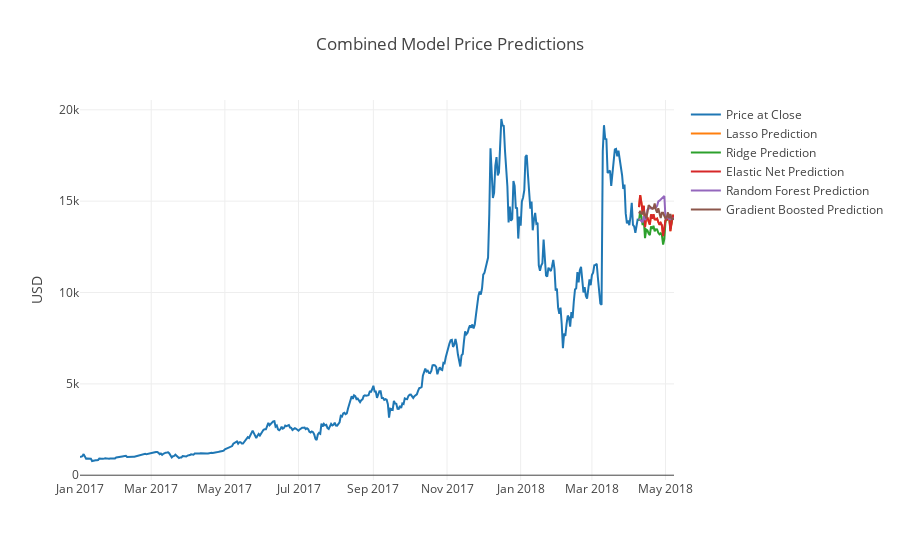

Notebook code for this chart:
### Markdown cell above
**The Price Predictions all look fairly similar. Let's combine the predictions to get a better look.**

### Code cell
model = fitted_models['lasso']
model.fit(A_train, B_train)
prediction = model.predict(A_btc_predict)

final = pd.concat([btc_cur, btc_predict])
final = final.groupby('date').sum()

day_one_forecast = btc_cur.iloc[-1].date + dt.timedelta(days=1)
date = pd.date_range(day_one_forecast, periods=30, freq='D')
predictions = pd.DataFrame(prediction, columns=['prediction'], index=date)
final = final.append(predictions)
final.index.names = ['date']
final = final.reset_index()

final['prediction'] = final['prediction'] + (final['close'].iloc[-31] - final['prediction'].iloc[-1])


model1 = fitted_models['ridge']
model1.fit(A_train, B_train)
prediction1 = model1.predict(A_btc_predict)

final1 = pd.concat([btc_cur, btc_predict])
final1 = final1.groupby('date').sum()

day_one_forecast1 = btc_cur.iloc[-1].date + dt.timedelta(days=1)
date1 = pd.date_range(day_one_forecast1, periods=30, freq='D')
predictions1 = pd.DataFrame(prediction1, columns=['prediction'], index=date1)
final1 = final1.append(predictions1)
final1.index.names = ['date']
final1 = final1.reset_index()

final1['prediction'] = final1['prediction'] + (final1['close'].iloc[-31] - final1['prediction'].iloc[-1])

model2 = fitted_models['enet']
model2.fit(A_train, B_train)
prediction2 = model2.predict(A_btc_predict)

final2 = pd.concat([btc_cur, btc_predict])
final2 = final2.groupby('date').sum()

day_one_forecast2 = btc_cur.iloc[-1].date + dt.timedelta(days=1)
date2 = pd.date_range(day_one_forecast2, periods=30, freq='D')
predictions2 = pd.DataFrame(prediction2, columns=['prediction'], index=date2)
final2 = final2.append(predictions2)
final2.index.names = ['date']
final2 = final2.reset_index()

final2['prediction'] = final2['prediction'] + (final2['close'].iloc[-31] - final2['prediction'].iloc[-1])

model3 = fitted_models['rf']
model3.fit(A_train, B_train)
prediction3 = model3.predict(A_btc_predict)

final3 = pd.concat([btc_cur, btc_predict])
final3 = final3.groupby('date').sum()

day_one_forecast3 = btc_cur.iloc[-1].date + dt.timedelta(days=1)
date3 = pd.date_range(day_one_forecast3, periods=30, freq='D')
predictions3 = pd.DataFrame(prediction3, columns=['prediction'], index=date3)
final3 = final3.append(predictions3)
final3.index.names = ['date']
final3 = final3.reset_index()

final3['prediction'] = final3['prediction'] + (final3['close'].iloc[-31] - final3['prediction'].iloc[-1])

model4 = fitted_models['gb']
model4.fit(A_train, B_train)
prediction4 = model4.predict(A_btc_predict)

final4 = pd.concat([btc_cur, btc_predict])
final4 = final4.groupby('date').sum()

day_one_forecast4 = btc_cur.iloc[-1].date + dt.timedelta(days=1)
date4 = pd.date_range(day_one_forecast4, periods=30, freq='D')
predictions4 = pd.DataFrame(prediction4, columns=['prediction'], index=date4)
final4 = final4.append(predictions4)
final4.index.names = ['date']
final4 = final4.reset_index()

final4['prediction'] = final4['prediction'] + (final4['close'].iloc[-31] - final4['prediction'].iloc[-1])

t0 = g_obj.Scatter(x=final['date'], y=final['close'],name='Price at Close')

t1 = g_obj.Scatter(x=final['date'], y=final['prediction'],name='Lasso Prediction')

t2 = g_obj.Scatter(x=final1['date'], y=final1['prediction'],name='Ridge Prediction')

t3 = g_obj.Scatter(x=final2['date'], y=final2['prediction'],name='Elastic Net Prediction')

t4 = g_obj.Scatter(x=final3['date'], y=final3['prediction'],name='Random Forest Prediction')

t5 = g_obj.Scatter(x=final4['date'], y=final4['prediction'],name='Gradient Boosted Prediction')

data = [t0, t1, t2, t3, t4, t5]
layout = g_obj.Layout(title='Combined Model Price Predictions', yaxis={'title': 'USD', 'nticks': 10,},)

fig = g_obj.Figure(data=data, layout=layout)
py.iplot(fig, filename='prediction-visualization')

### Figure 1 — Plotly figure (JSON) as saved in the notebook; plotly's stock layout.template omitted (floating-point values rounded to 4 significant figures; data arrays with more than 128 entries replaced by an {"elided": "..."} marker saying what was removed)
{"data": [{"name": "Price at Close", "type": "scatter", "x": {"elided": "493 str values"}, "y": {"elided": "493 float values"}}, {"name": "Lasso Prediction", "type": "scatter", "x": {"elided": "493 str values"}, "y": {"elided": "493 float values"}}, {"name": "Ridge Prediction", "type": "scatter", "x": {"elided": "493 str values"}, "y": {"elided": "493 float values"}}, {"name": "Elastic Net Prediction", "type": "scatter", "x": {"elided": "493 str values"}, "y": {"elided": "493 float values"}}, {"name": "Random Forest Prediction", "type": "scatter", "x": {"elided": "493 str values"}, "y": {"elided": "493 float values"}}, {"name": "Gradient Boosted Prediction", "type": "scatter", "x": {"elided": "493 str values"}, "y": {"elided": "493 float values"}}], "layout": {"title": "Combined Model Price Predictions", "yaxis": {"nticks": 10, "title": "USD"}}}
